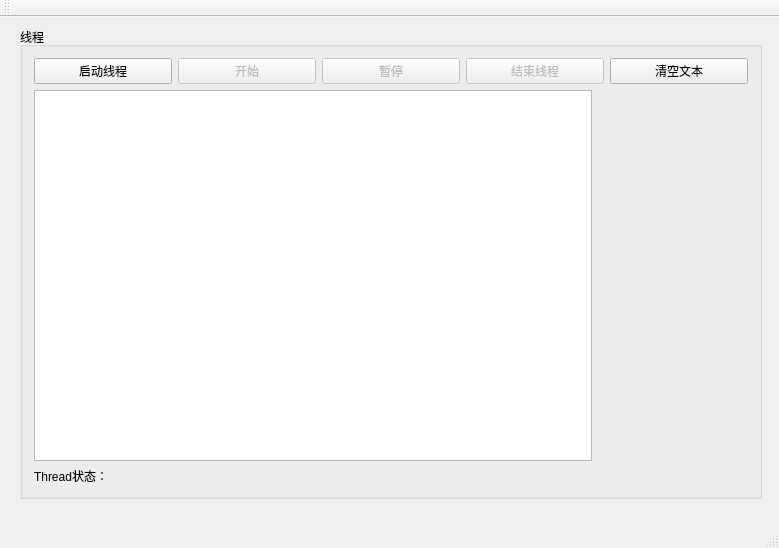
<?xml version="1.0" encoding="UTF-8"?>
<ui version="4.0">
 <class>MainWindow</class>
 <widget class="QMainWindow" name="MainWindow">
  <property name="geometry">
   <rect>
    <x>0</x>
    <y>0</y>
    <width>779</width>
    <height>548</height>
   </rect>
  </property>
  <property name="windowTitle">
   <string>MainWindow</string>
  </property>
  <widget class="QWidget" name="centralWidget">
   <widget class="QGroupBox" name="groupBox">
    <property name="geometry">
     <rect>
      <x>20</x>
      <y>10</y>
      <width>742</width>
      <height>472</height>
     </rect>
    </property>
    <property name="title">
     <string>线程</string>
    </property>
    <layout class="QVBoxLayout" name="verticalLayout">
     <item>
      <layout class="QHBoxLayout" name="horizontalLayout">
       <item>
        <widget class="QPushButton" name="btnStartThread">
         <property name="text">
          <string>启动线程</string>
         </property>
        </widget>
       </item>
       <item>
        <widget class="QPushButton" name="btnDiceBegin">
         <property name="enabled">
          <bool>false</bool>
         </property>
         <property name="text">
          <string>开始</string>
         </property>
        </widget>
       </item>
       <item>
        <widget class="QPushButton" name="btnDiceEnd">
         <property name="enabled">
          <bool>false</bool>
         </property>
         <property name="text">
          <string>暂停</string>
         </property>
        </widget>
       </item>
       <item>
        <widget class="QPushButton" name="btnStopThread">
         <property name="enabled">
          <bool>false</bool>
         </property>
         <property name="text">
          <string>结束线程</string>
         </property>
        </widget>
       </item>
       <item>
        <widget class="QPushButton" name="btnClear">
         <property name="text">
          <string>清空文本</string>
         </property>
        </widget>
       </item>
      </layout>
     </item>
     <item>
      <layout class="QHBoxLayout" name="horizontalLayout_3">
       <item>
        <widget class="QPlainTextEdit" name="plainTextEdit"/>
       </item>
       <item>
        <widget class="QLabel" name="LabPic">
         <property name="minimumSize">
          <size>
           <width>150</width>
           <height>0</height>
          </size>
         </property>
         <property name="text">
          <string/>
         </property>
         <property name="pixmap">
          <pixmap resource="../61-samp13_3QMutexLocker/res.qrc">:/dice/images/d0.jpg</pixmap>
         </property>
        </widget>
       </item>
      </layout>
     </item>
     <item>
      <widget class="QLabel" name="LabA">
       <property name="text">
        <string>Thread状态：</string>
       </property>
      </widget>
     </item>
    </layout>
   </widget>
  </widget>
  <widget class="QMenuBar" name="menuBar">
   <property name="geometry">
    <rect>
     <x>0</x>
     <y>0</y>
     <width>779</width>
     <height>23</height>
    </rect>
   </property>
  </widget>
  <widget class="QToolBar" name="mainToolBar">
   <attribute name="toolBarArea">
    <enum>TopToolBarArea</enum>
   </attribute>
   <attribute name="toolBarBreak">
    <bool>false</bool>
   </attribute>
  </widget>
  <widget class="QStatusBar" name="statusBar"/>
 </widget>
 <layoutdefault spacing="6" margin="11"/>
 <resources>
  <include location="../61-samp13_3QMutexLocker/res.qrc"/>
 </resources>
 <connections/>
</ui>
